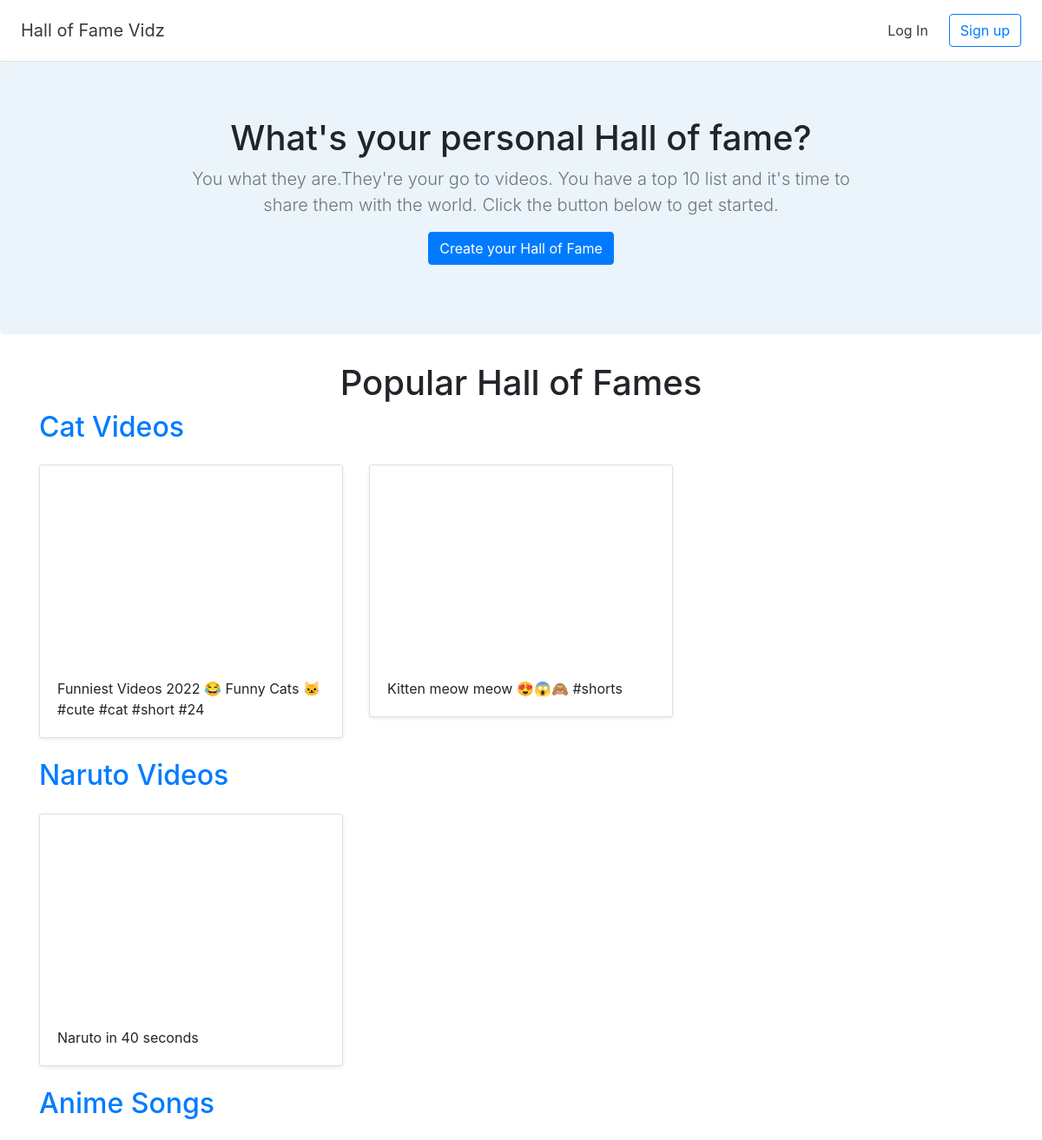
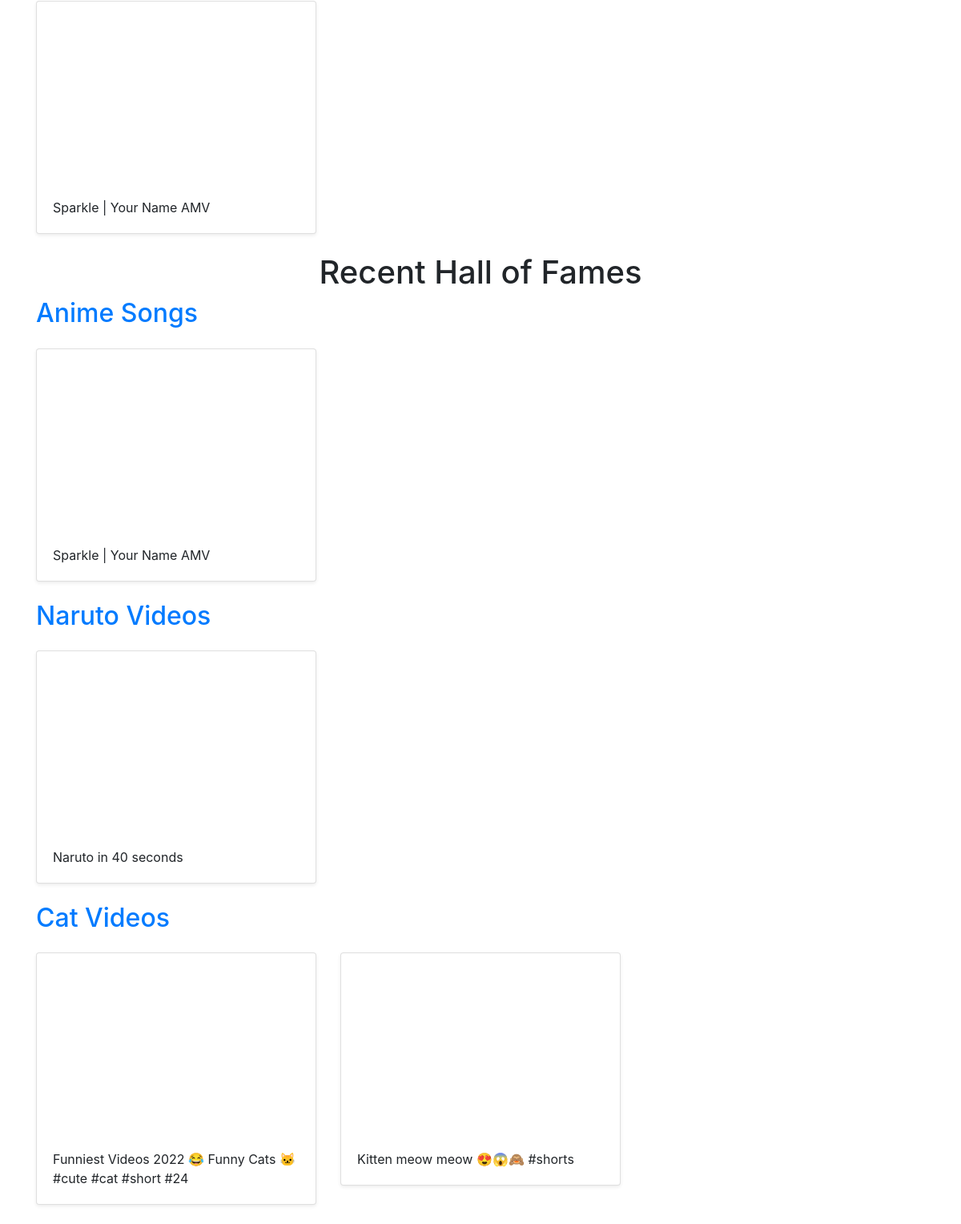
The page / on the database its author committed (2 pictures, top to bottom).
### halls/models.py (models this page shows)
class Hall(models.Model):
    title = models.CharField(max_length=255)
    user = models.ForeignKey(User,on_delete=models.CASCADE)

class Video(models.Model):
    title = models.CharField(max_length=255)
    url = models.URLField()
    youtube_id = models.CharField(max_length=255)
    hall = models.ForeignKey(Hall, on_delete = models.CASCADE)

### halls/views.py (the view)
# urls.py: path('', views.home, name='home'),
def home(request):
    recent_halls = Hall.objects.all().order_by('-id')[:3]
    popular_halls = [Hall.objects.get(pk=1),Hall.objects.get(pk=2),Hall.objects.get(pk=3)]
    return render(request,'halls/home.html',{'recent_halls':recent_halls, 'popular_halls':popular_halls})

### halls/templates/halls/home.html
{% extends 'halls/base.html' %}
{% block content %}
<section class="jumbotron text-center">
    <div class="container">
        <h1>What's your personal Hall of fame?</h1>
        <p class="lead text-muted">You what they are.They're your go to videos. You have a top 10 list and it's time to share them with the world. Click the button below to get started.
        </p>
        <p>
        <a href= " {% url 'create_hall' %}" class="btn btn-primary">Create your Hall of Fame</a>
        </p>
    </div>
</section>
<div class="container">
<h1 class="text-center">Popular Hall of Fames</h1>
{% for hall in popular_halls %}
    <h2><a href="{% url 'detail_hall' hall.id %}"> {{ hall.title }} </a></h2>
    <div class = "row">
       {% for video in hall.video_set.all %}
       <div class="col-md-4 mt-3">
        <div class="card mb-4 shadow-sm">
        <iframe width="100%" height="225" src="https://www.youtube.com/embed/{{ video.youtube_id }} " frameborder="0" allow="accelerometer; autoplay; encrypted-media; gyroscope; picture-in-picture" allowfullscreen></iframe>
        <div class="card-body"><p class="card-text">{{ video.title }} </p>
        </div>
    </div>
</div>
{% endfor %}
</div>
{% endfor %}
<h1 class="text-center">Recent Hall of Fames</h1>
{% for hall in recent_halls %}
    <h2><a href="{% url 'detail_hall' hall.id %}"> {{ hall.title }} </a></h2>
    <div class = "row">
       {% for video in hall.video_set.all %}
       <div class="col-md-4 mt-3">
        <div class="card mb-4 shadow-sm">
        <iframe width="100%" height="225" src="https://www.youtube.com/embed/{{ video.youtube_id }} " frameborder="0" allow="accelerometer; autoplay; encrypted-media; gyroscope; picture-in-picture" allowfullscreen></iframe>
        <div class="card-body"><p class="card-text">{{ video.title }} </p>
        </div>
    </div>
</div>
{% endfor %}
</div>
{% endfor %}
</div>
{% endblock %}

### halls/static/custom.css (style rules this page uses)
.jumbotron { background-color: #EBF4FA; }
.jumbotron .container { max-width: 51rem; }

### rows shown on the page
Hall: title "Cat Videos"
Video: title "Funniest Videos 2022 😂 Funny Cats 🐱 #cute #cat #short #24"
Video: title "Kitten meow meow 😍😱🙈 #shorts"
Hall: title "Naruto Videos"
Video: title "Naruto in 40 seconds"
Hall: title "Anime Songs"
Video: title "Sparkle | Your Name AMV"
